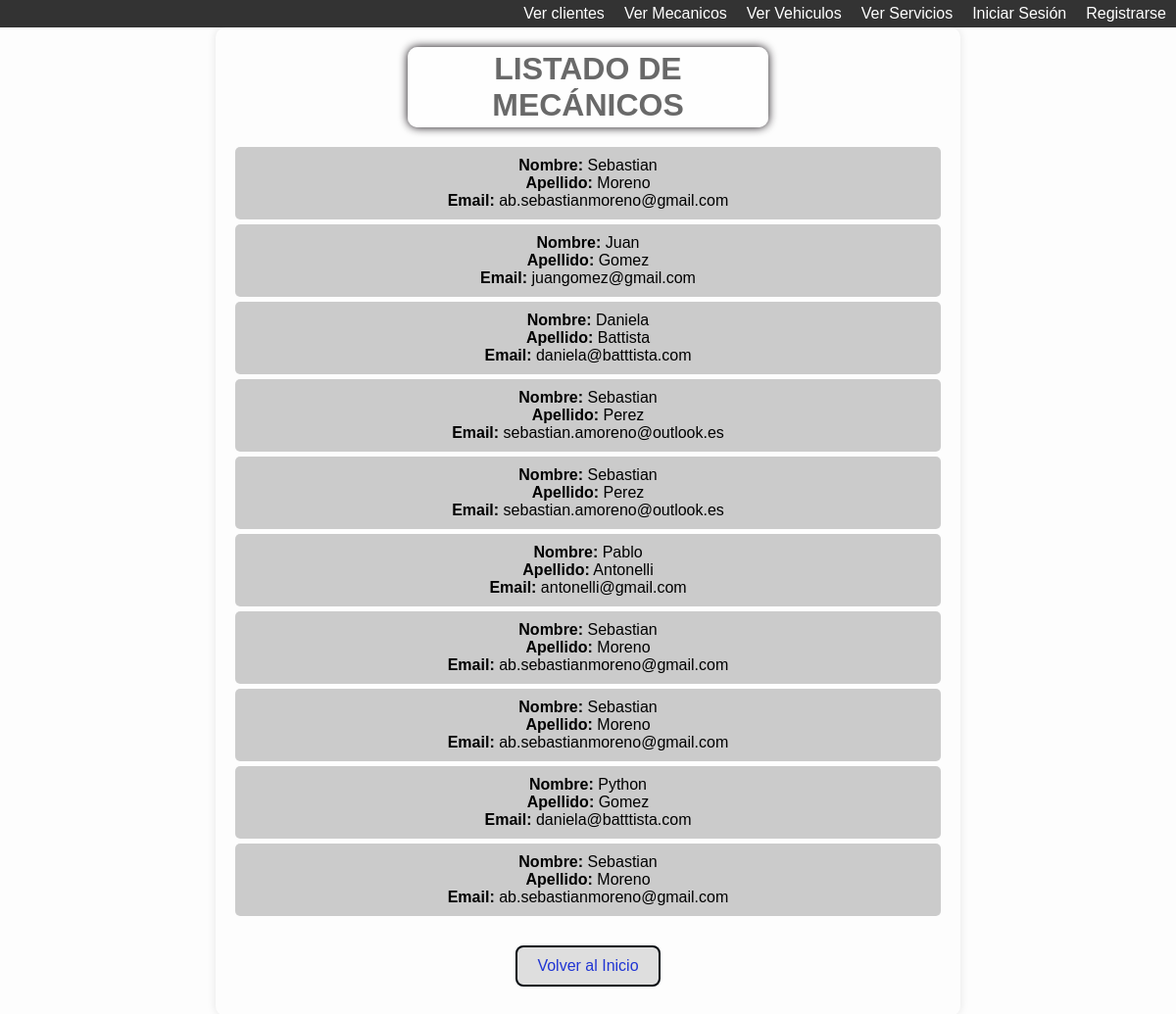
Page /mecanico/list on the earlier database version.
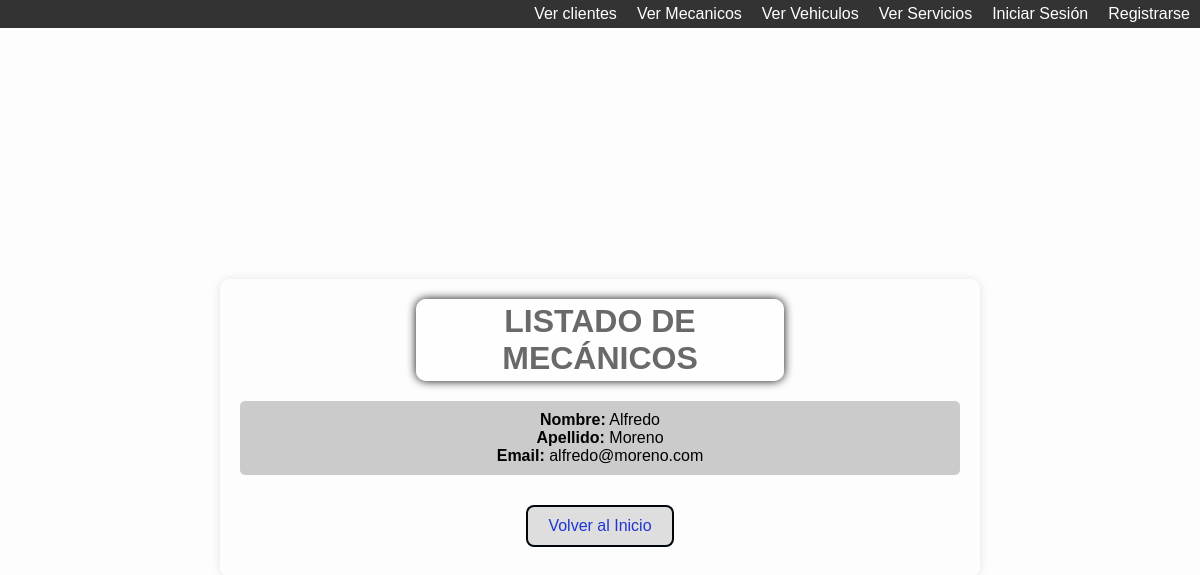
Same page on the later database version.
### core/models.py (models this page shows, shortened)
class Mecanico(models.Model):
    nombre = models.CharField(max_length=30)
    apellido = models.CharField(max_length=50)
    email = models.EmailField()

### core/views.py (the view)
# urls.py: path("mecanico/list", views.mecanico_list, name="mecanico_list"),
def mecanico_list(request):
    consulta = models.Mecanico.objects.all()
    contexto = {"mecanico": consulta}
    return render(request, "core/mecanico_list.html", contexto)

### core/templates/core/mecanico_list.html (shortened to what this page needs)
{% extends 'core/base.html' %}
{% block contenido %}
<div class="overlay">
    <div class="container">
        <h1>LISTADO DE MECÁNICOS</h1>
        <ul class="list-container">
            {% for mecanico in mecanico %}
                <li class="list-item">
                    <strong>Nombre:</strong> {{ mecanico.nombre }}<br>
                    <strong>Apellido:</strong> {{ mecanico.apellido }}<br>
                    <strong>Email:</strong> {{ mecanico.email }}
                </li>
            {% endfor %}
        </ul>
        <a href="{% url 'index' %}" class="btn btn-back">Volver al Inicio</a>
    </div>
</div>
{% endblock contenido %}

### core/templates/core/base.html (shortened to what this page needs)
<!DOCTYPE html>
<html lang="es">
<head>
</head>
<body>
    {% include 'core/navbar.html' %}
    {% block contenido %}
    {% endblock contenido %}
</body>
</html>

### core/templates/core/navbar.html (shortened to what this page needs)
<!DOCTYPE html>
<html lang="es">
<head>
</head>
<body>
    <nav>
        <div class="navbar">
            <ul class="navbar">
                <li><a href="{% url 'cliente_list' %}">Ver clientes</a></li>
                <li><a href="{% url 'mecanico_list' %}">Ver Mecanicos</a></li>
                <li><a href="{% url 'vehiculo_list' %}">Ver Vehiculos</a></li>
                <li><a href="{% url 'servicio_list' %}">Ver Servicios</a></li>
                {% if user.is_authenticated %}
                <li><a href="{% url 'cliente_create' %}">Crear cliente</a></li>
                <li><a href="{% url 'servicio_create' %}">Crear Servicio</a></li>
                <li><a href="{% url 'vehiculo_create' %}">Crear Vehiculo</a></li>
                <li><a href="{% url 'mecanico_create' %}">Crear Mecanico</a></li>
                <li><a href="{% url 'logout' %}">Cerrar Sesión</a></li>
                <li><a href="{% url 'about' %}">Acerca de Mí</a></li>
                <li><span class="welcome-message">Bienvenido, {{ user.username }}!</span></li>
                {% else %}
                    <li><a href="{% url 'login' %}">Iniciar Sesión</a></li>
                    <li><a href="{% url 'register' %}">Registrarse</a></li>
                {% endif %}
            </ul>
        </div>
    </nav>
</body>
</html>

### core/templates/core/navbar.html (style rules this page uses)
body { font-family: 'Arial', sans-serif; margin: 0; padding: 0; box-sizing: border-box; background-color: #f4f4f4; }
nav { background-color: #333; overflow: hidden; }
.navbar { list-style: none; padding: 0; margin: 0; display: flex; justify-content: flex-end; }
.navbar li { margin: 0 0px; }
.navbar a { display: inline-block; color: #fff; text-align: center; padding: 5px 10px; text-decoration: none; border-radius: 5px; transition: background-color 0.3s ease; }

### core/templates/core/mecanico_list.html (style rules this page uses)
body { font-family: 'Arial', sans-serif; margin: 0; padding: 0; background-image: url('https://img.freepik.com/foto-gratis/cerca-manos-personas-que-trabajan-computadoras_53876-146042.jpg?w=996&t=st=1705700048~exp=1705700648~hmac=eef6f8c36e44514d7362d4c29700bd45502e3ebd8ad19027e04e7cb122d99e12'); background-size: cover; background-position: center; }
.overlay { background-color: rgba(255, 255, 255, 0.8); min-height: 100vh; display: flex; align-items: center; justify-content: center; }
.container { width: 60%; padding: 20px; border-radius: 10px; box-shadow: 0 0 10px rgba(9, 9, 9, 0.1); text-align: center; z-index: 1; }
h1 { width: 50%; margin: auto; padding: 4px; border-radius: 10px; box-shadow: 0 0 10px rgba(15, 9, 15, 41); text-align: center; color: #121212a1; background-color: rgba(255, 255, 255, 0.8); margin-bottom: 20px; }
.btn { margin: 0 10px; padding: 10px 20px; text-decoration: none; color: #fff; background-color: #d0d8df; border: 1px solid #000306; border-radius: 5px; transition: background-color 0.3s ease; }
.list-container { list-style: none; padding: 0; margin-top: 20px; margin-bottom: 20px; }
.list-item { background-color: rgba(183, 183, 183, 0.7); padding: 10px; margin: 5px 0; border-radius: 5px; }
.btn-back { margin: 10px; padding: 10px 20px; text-decoration: none; color: #2035d3; background-color: #dadadae4; border: 2px solid #00060c; border-radius: 8px; transition: background-color 0.3s ease; display: inline-block; }
nav { position: relative; z-index: 2; }

Differences in the rows shown:
removed Mecanico: nombre "Sebastian", apellido "Moreno", email "ab.sebastianmoreno@gmail.com"
removed Mecanico: nombre "Juan", apellido "Gomez", email "juangomez@gmail.com"
removed Mecanico: nombre "Daniela", apellido "Battista", email "daniela@batttista.com"
removed Mecanico: nombre "Sebastian", apellido "Perez", email "sebastian.amoreno@outlook.es"
removed Mecanico: nombre "Sebastian", apellido "Perez", email "sebastian.amoreno@outlook.es"
removed Mecanico: nombre "Pablo", apellido "Antonelli", email "antonelli@gmail.com"
removed Mecanico: nombre "Sebastian", apellido "Moreno", email "ab.sebastianmoreno@gmail.com"
removed Mecanico: nombre "Sebastian", apellido "Moreno", email "ab.sebastianmoreno@gmail.com"
removed Mecanico: nombre "Python", apellido "Gomez", email "daniela@batttista.com"
removed Mecanico: nombre "Sebastian", apellido "Moreno", email "ab.sebastianmoreno@gmail.com"
added Mecanico: nombre "Alfredo", apellido "Moreno", email "alfredo@moreno.com"
